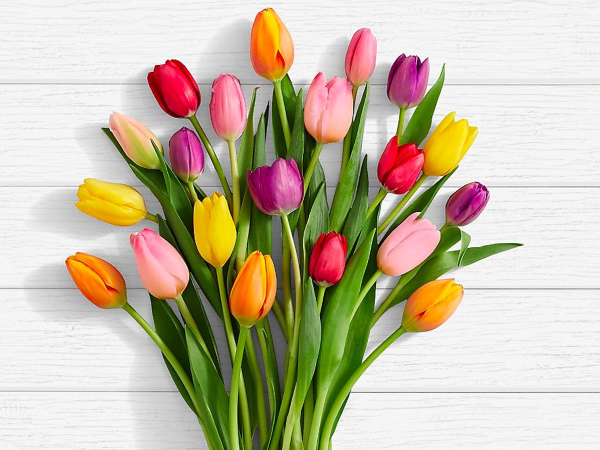
//> input picture 01_imageio/flowers.jpg, 1200 x 900 px, given in place of noise.jpg, which was not available (shown at 1/2 size)
$ ./imageFilter-main   (built with g++ and OpenCV 4)
//> lines starting //> are read from the running program, lines starting //| are printed output that depends on the picture; pictures that were not available may be replaced by others from this repository, and a replacement may not be noted
### common/utility.h
#pragma once
#include<opencv2/opencv.hpp>

// helper
cv::Scalar randomColorNormalized();
cv::Scalar randomColor();

enum class FacemarkZone
{
	jaw,
	rightBrow,
	leftBrow,
	noseUpper,
	noseLower,
	rightEye,
	leftEye,
	mouseOuter,
	mouseInner,
	end,
};

bool getFacemarkZoneIndexRange(FacemarkZone zone, size_t& begin, size_t& end);


//
// image processing
//
enum MorphologyTransformType {
	expand,
	shrink,
	opening,
	closing,
	stroke,
	topHat,
	blackHat,
};

// morphologycal operation
cv::Mat edgeMorphologyTransform(cv::Mat& iMat, MorphologyTransformType type, int morphElement = cv::MORPH_RECT, int morphSize = 2);


// smooth filter
enum SmoothType {
	mean,
	box,
	guassian,
	median,
	bilateral,
};

cv::Mat smoothFilter(cv::Mat& iMat, SmoothType type, int kernelSize, int borderType = 4, double sigmal1 = 1.0, double sigmal2 = 1.0);


// histogram
bool histogramMat(const cv::Mat& iMat, cv::Mat& oMat, int iLineWidth = 1);

cv::Mat equalizeMat(const cv::Mat& iMat);

// filter
void cartoonFilter(cv::Mat& iMat, cv::Mat& oMat, double edgeThreshold1 = 50, double degeThreshold2 = 150, int edgeWidth = 5);


//
// video processing
//

// object motion
cv::Mat frameDifference(const cv::Mat& prevFrame, const cv::Mat& curFrame, const cv::Mat& nextFrame, cv::Mat* df = nullptr);

### 03_imageFilter/imageFilter-main.cpp
#include<opencv2/opencv.hpp>
#include<common/utility.h>
#include<iostream>


int main(int argc, char* argv[]) {

	 cv::Mat inputMat = cv::imread("noise.jpg", cv::IMREAD_COLOR);
//> inputMat is the input picture: 900 rows x 1200 cols, CV_8UC3; mean B, G, R 164, 187.8, 197.4
	cv::imshow("orignal.jpg", inputMat);

	//
	// sobel operator find image gradient(liner convolution)
	//
	cv::Mat sobel_x;
	cv::Mat sobel_y;
	cv::Mat sobel;
	cv::Mat gray;

	cv::cvtColor(inputMat, gray, cv::COLOR_BGR2GRAY);
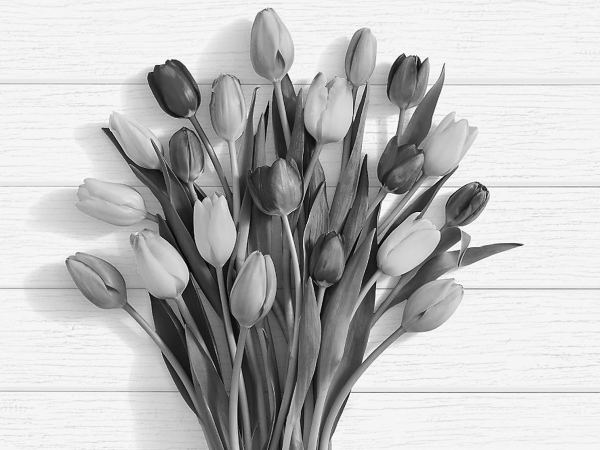
//> gray: 900 rows x 1200 cols, CV_8UC1 (shown at 1/2 size); min 0, max 255, mean 187.9
	cv::Sobel(gray, sobel_x, CV_16S, 1, 0);
	cv::Sobel(gray, sobel_y, CV_16S, 0, 1);
	cv::convertScaleAbs(sobel_x, sobel_x);
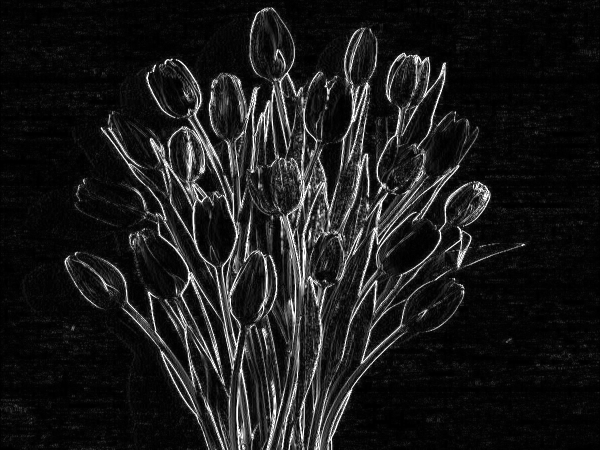
//> sobel_x: 900 rows x 1200 cols, CV_8UC1 (shown at 1/2 size); min 0, max 255, mean 26.2
	cv::convertScaleAbs(sobel_y, sobel_y);
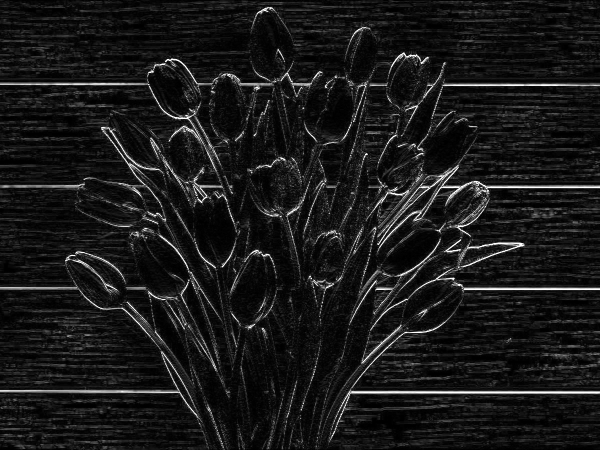
//> sobel_y: 900 rows x 1200 cols, CV_8UC1 (shown at 1/2 size); min 0, max 255, mean 25
	cv::addWeighted(sobel_x, 0.5, sobel_y, 0.5, 0, sobel);
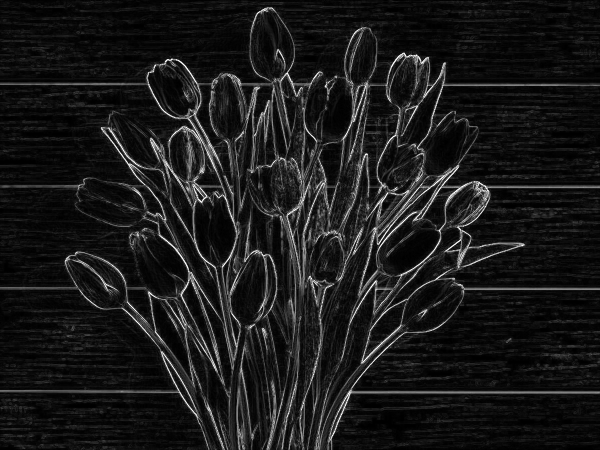
//> sobel: 900 rows x 1200 cols, CV_8UC1 (shown at 1/2 size); min 0, max 255, mean 25.6
	cv::imshow("sobel", sobel);

	cv::Mat lap;
	cv::Laplacian(gray, lap, CV_16S, 3);
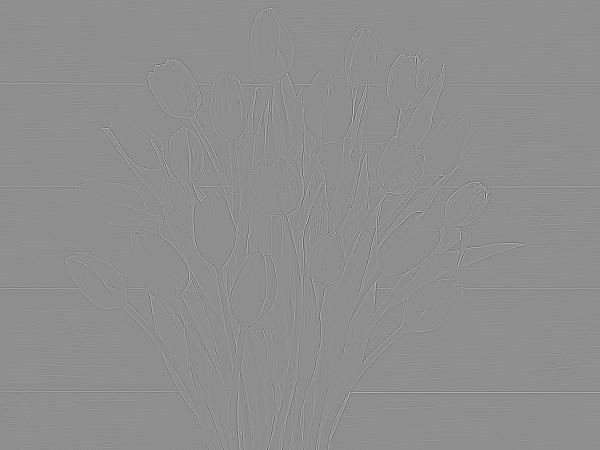
//> lap: 900 rows x 1200 cols, CV_16SC1 (shown at 1/2 size); min -1358, max 1064, mean 0; drawn with min black and max white
	cv::convertScaleAbs(lap, lap);
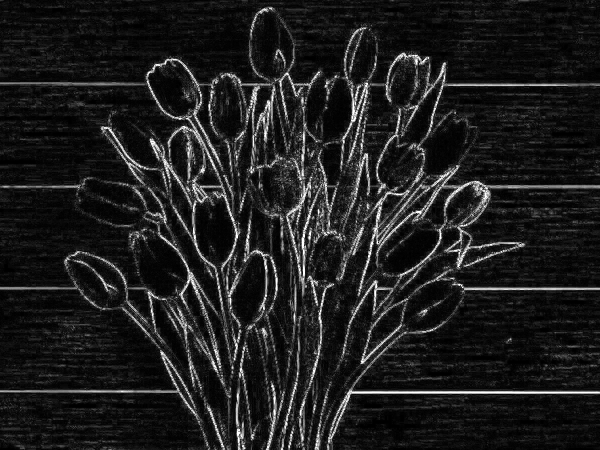
//> lap: 900 rows x 1200 cols, CV_8UC1 (shown at 1/2 size); min 0, max 255, mean 30
	cv::imshow("laplacian", lap);

	//
	// geometry transform (affine & persperctive)
	//
	cv::Mat affineMat;
	cv::Mat affineImg;
	std::vector<cv::Point2f> srcTri = { cv::Point2f(0,0),
		cv::Point2f(inputMat.cols - 1, 0),
		cv::Point2f(inputMat.cols - 1, inputMat.rows - 1) };
	std::vector<cv::Point2f> dstTri(srcTri.size(), cv::Point2f(0, 0));

	std::vector<float> pos_x;
	std::vector<float> pos_y;
	pos_x.reserve(srcTri.size());
	pos_y.reserve(srcTri.size());
	std::for_each(srcTri.begin(), srcTri.end(), [&](const cv::Point2f& pt) {
		pos_x.push_back(pt.x);
		pos_y.push_back(pt.y);
	});
//> pos_x = [0, 1199, 1199]; pos_y = [0, 0, 899]

	std::vector<float> coord_r(pos_x.size(), 0);
	std::vector<float> coord_a(pos_x.size(), 0);
	cv::cartToPolar(pos_x, pos_y, coord_r, coord_a);
//> coord_r = [0, 1199, 1498.6]; coord_a = [0, 0, 0.643]
	std::transform(coord_a.begin(), coord_a.end(), coord_a.begin(), [](float x) {
		return x + degreeToRadius(15);
	});
//> (this line was passed over: degreeToRadius is not available in this run)
	cv::polarToCart(coord_r, coord_a, pos_x, pos_y);
//> pos_x = [0, 1199, 1199.1]

	for (size_t i = 0; i < dstTri.size(); ++i) {
		dstTri[i] = cv::Point2f(pos_x[i], pos_y[i]);
	}

	affineMat = cv::getAffineTransform(srcTri, dstTri);
	cv::warpAffine(inputMat, affineImg, affineMat, inputMat.size());
	cv::imshow("affine transform", affineImg);

	cv::Mat perspMat;
	cv::Mat perspImg;
	std::vector<cv::Point2f> srcRect = {cv::Point2f(0,0),
		cv::Point2f(inputMat.cols-1, 0),
		cv::Point2f(inputMat.cols-1, inputMat.rows-1),
		cv::Point2f(0, inputMat.rows-1)};
	std::vector<cv::Point2f> dstRect = {cv::Point2f(inputMat.cols * .15f, inputMat.rows * .25f),
		cv::Point2f(inputMat.cols * .85f, 0),
		cv::Point2f(inputMat.cols * .85f, inputMat.rows-1),
		cv::Point2f(inputMat.cols * .15f, inputMat.rows * .75f)};

	perspMat = cv::getPerspectiveTransform(srcRect, dstRect);
	cv::warpPerspective(inputMat, perspImg, perspMat, inputMat.size());
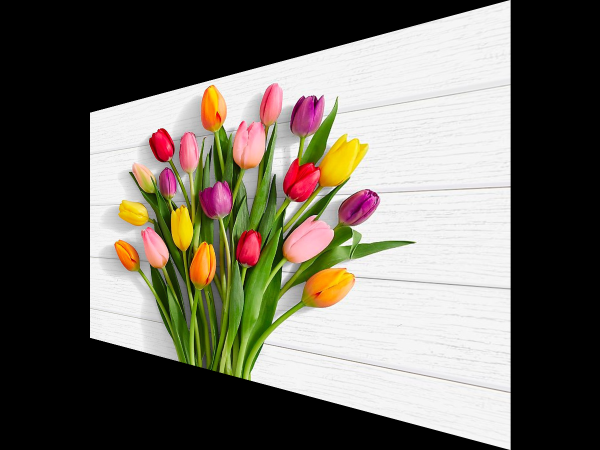
//> perspImg: 900 rows x 1200 cols, CV_8UC3 (shown at 1/2 size); mean B, G, R 95.1, 105, 109.1
	cv::imshow("perspective transform", perspImg);

	// [31 lines of commented-out code are left out]


	cv::waitKey();

	cv::destroyAllWindows();

	return 0;
}
